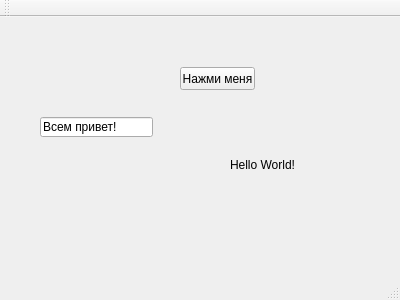
<?xml version="1.0" encoding="UTF-8"?>
<ui version="4.0">
 <class>MainWindow</class>
 <widget class="QMainWindow" name="MainWindow">
  <property name="geometry">
   <rect>
    <x>0</x>
    <y>0</y>
    <width>400</width>
    <height>300</height>
   </rect>
  </property>
  <property name="windowTitle">
   <string>Мой первый проект</string>
  </property>
  <widget class="QWidget" name="centralWidget">
   <widget class="QPushButton" name="btnRun">
    <property name="geometry">
     <rect>
      <x>180</x>
      <y>50</y>
      <width>75</width>
      <height>23</height>
     </rect>
    </property>
    <property name="text">
     <string>Нажми меня</string>
    </property>
   </widget>
   <widget class="QLabel" name="lblOut">
    <property name="geometry">
     <rect>
      <x>230</x>
      <y>140</y>
      <width>101</width>
      <height>16</height>
     </rect>
    </property>
    <property name="text">
     <string>Hello World!</string>
    </property>
   </widget>
   <widget class="QLineEdit" name="edtInput">
    <property name="geometry">
     <rect>
      <x>40</x>
      <y>100</y>
      <width>113</width>
      <height>20</height>
     </rect>
    </property>
    <property name="text">
     <string>Всем привет!</string>
    </property>
   </widget>
  </widget>
  <widget class="QMenuBar" name="menuBar">
   <property name="geometry">
    <rect>
     <x>0</x>
     <y>0</y>
     <width>400</width>
     <height>21</height>
    </rect>
   </property>
  </widget>
  <widget class="QToolBar" name="mainToolBar">
   <attribute name="toolBarArea">
    <enum>TopToolBarArea</enum>
   </attribute>
   <attribute name="toolBarBreak">
    <bool>false</bool>
   </attribute>
  </widget>
  <widget class="QStatusBar" name="statusBar"/>
 </widget>
 <layoutdefault spacing="6" margin="11"/>
 <resources/>
 <connections/>
</ui>
